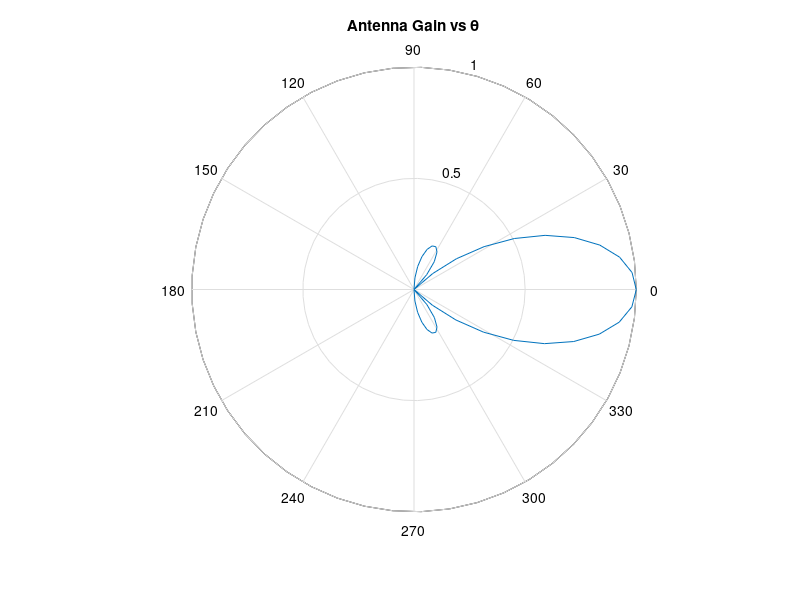

This figure's MATLAB source:
% Script File: ch3p10
%
% Programmer: Cameron Carroll
%
% Februrary 20, 2012
%

clear;
clc;
clf;

inc = 0.0785
range = -pi/2:inc:pi/2;

gain = abs(sin(4.*range) ./ (4 .* range));

polar(range, gain);
title('\bfAntenna Gain vs \theta');

disp (' Following results are for increment = pi/40')  
Result = [range'      gain'];
disp '                   theta               gain '
disp '                 -----------       -------------- '
fprintf ('                 %8.4f          %8.4f\n', Result')
disp ' ==================================================================='
disp ' '
disp ' '
disp ' '


   